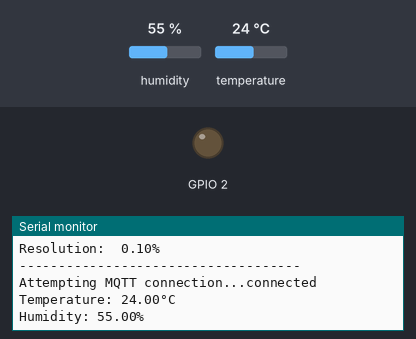
Simulated run of this program. Board: ESP8266 (NodeMCU). Shown: output pins drawn as LEDs (lit = HIGH), the last lines printed to the serial monitor. The test bench sets the inputs (shaded band); at power-on: humidity 55 %, temperature 24 °C. WiFi joins after 1.5 s; servers stay silent unless stated; random numbers use the default seed unless the program sets one; no MQTT or app messages arrive unless stated; not simulated (calls return 0 or success): credentials.h.

Above: at 2.7 s.
2.8 s: humidity set to 22 %
7.8 s: temperature set to 12 °C
At 12.1 s:
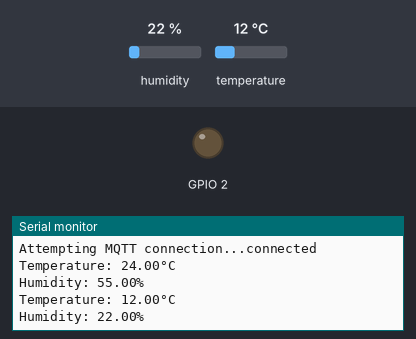
12.8 s: humidity set to 40 %
At 22.3 s:
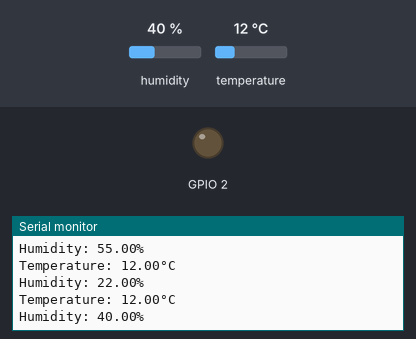

The program:

main.cpp
```cpp
#include <ESP8266WiFi.h>
#include <PubSubClient.h>
#include <Adafruit_Sensor.h>
#include <DHT.h>
#include <DHT_U.h>
#include <Wire.h>
#include <SPI.h>
#include "credentials.h"

#define MQTT_SERVER_IP "192.168.1.100"


//----------------------------------DHT-----------------------------------
#define DHTPIN 2     // Digital pin connected to the DHT sensor
// Feather HUZZAH ESP8266 note: use pins 3, 4, 5, 12, 13 or 14 --
// Pin 15 can work but DHT must be disconnected during program upload.


#define DHTTYPE    DHT22     // DHT 22 (AM2302)
#define TARGET_HUMIDITY 60

DHT_Unified dht(DHTPIN, DHTTYPE);


//-----------------------------End DHT-----------------------------------------
//------------------------------ESP8266------------------------------------------

WiFiClient espClient;

//-----------------------------End ESP8266-----------------------------------------
//-----------------------------MQTT------------------------------------------------

//const char* mqtt_server = MQTT_SERVER_IP;
const uint16_t mqtt_port = 1883;
PubSubClient client(espClient);
char msg[50];
const char* temp_topic = "TempTopic";
const char* hum_topic = "HumTopic";
const char* debug_topic = "DebugTopic";
ulong measurment_delay_s = 10;

//-----------------------------End MQTT-----------------------------------------------

void callback(char* topic, byte* payload, unsigned int length) {
}
void setup_wifi() {

  delay(10);
  // We start by connecting to a WiFi network
  Serial.println();
  Serial.print("Connecting to ");
  Serial.println(ssid);

  WiFi.begin(ssid, password);

  while (WiFi.status() != WL_CONNECTED) {
    delay(500);
    Serial.print(".");
  }

  randomSeed(micros());

  Serial.println("");
  Serial.println("WiFi connected");
  Serial.println("IP address: ");
  Serial.println(WiFi.localIP());
}
void setup_dht() {
  dht.begin();
  Serial.println(F("DHTxx Unified Sensor Example"));
  // Print temperature sensor details.
  sensor_t sensor;
  dht.temperature().getSensor(&sensor);
  Serial.println(F("------------------------------------"));
  Serial.println(F("Temperature Sensor"));
  Serial.print  (F("Sensor Type: ")); Serial.println(sensor.name);
  Serial.print  (F("Driver Ver:  ")); Serial.println(sensor.version);
  Serial.print  (F("Unique ID:   ")); Serial.println(sensor.sensor_id);
  Serial.print  (F("Max Value:   ")); Serial.print(sensor.max_value); Serial.println(F("°C"));
  Serial.print  (F("Min Value:   ")); Serial.print(sensor.min_value); Serial.println(F("°C"));
  Serial.print  (F("Resolution:  ")); Serial.print(sensor.resolution); Serial.println(F("°C"));
  Serial.println(F("------------------------------------"));
  // Print humidity sensor details.
  dht.humidity().getSensor(&sensor);
  Serial.println(F("Humidity Sensor"));
  Serial.print  (F("Sensor Type: ")); Serial.println(sensor.name);
  Serial.print  (F("Driver Ver:  ")); Serial.println(sensor.version);
  Serial.print  (F("Unique ID:   ")); Serial.println(sensor.sensor_id);
  Serial.print  (F("Max Value:   ")); Serial.print(sensor.max_value); Serial.println(F("%"));
  Serial.print  (F("Min Value:   ")); Serial.print(sensor.min_value); Serial.println(F("%"));
  Serial.print  (F("Resolution:  ")); Serial.print(sensor.resolution); Serial.println(F("%"));
  Serial.println(F("------------------------------------"));


}
void setup_mqtt(){
  client.setServer(MQTT_SERVER_IP,mqtt_port);
  client.setCallback(callback);
}


void reconnect() {
  // Loop until we're reconnected
  while (!client.connected()) {
    Serial.print("Attempting MQTT connection...");
    // Create a random client ID
    String clientId = "ESP8266Client-";
    clientId += String(random(0xffff), HEX);
    // Attempt to connect
    if (client.connect(clientId.c_str())) {
      Serial.println("connected");
      // Once connected, publish an announcement...
      client.publish(debug_topic, "Sensor_Temp_Hum_ESP8266_MQTT");
      // ... and resubscribe
      client.subscribe("inTopic");
    } else {
      Serial.print("failed, rc=");
      Serial.print(client.state());
      Serial.println(" try again in 5 seconds");
      // Wait 5 seconds before retrying
      delay(5000);
    }
  }
}

void setup() {
  pinMode(LED_BUILTIN, OUTPUT);     // Initialize the BUILTIN_LED pin as an output
  Serial.begin(115200);
  setup_wifi();
  setup_dht();
  setup_mqtt();
}

void loop() {
  if (!client.connected()) {
    reconnect();
  }
  client.loop();

  sensors_event_t event;
  dht.temperature().getEvent(&event);
  if (isnan(event.temperature)) {
    Serial.println(F("Error reading temperature!"));
    snprintf (msg, 50, "Error reading temperature!");
    client.publish(debug_topic,msg);
  }
  else {
    Serial.print(F("Temperature: "));
    Serial.print(event.temperature);
    Serial.println(F("°C"));
    snprintf (msg, 50, "%.2f", event.temperature);
    client.publish(temp_topic,msg);

  }

  // Get humidity event and print its value.
  dht.humidity().getEvent(&event);
  if (isnan(event.relative_humidity)) {
    Serial.println(F("Error reading humidity!"));
    snprintf (msg, 50, "Error reading humidity!");
    client.publish(debug_topic,msg);
  }
  else {
    Serial.print(F("Humidity: "));
    Serial.print(event.relative_humidity);
    Serial.println(F("%"));
    snprintf (msg, 50, "%.2f", event.relative_humidity);
    client.publish(hum_topic,msg);

    if (event.relative_humidity>TARGET_HUMIDITY)
    {
      digitalWrite(LED_BUILTIN, HIGH);
    }
    else
    {
      digitalWrite(LED_BUILTIN, LOW);
    }
  }
  delay(measurment_delay_s*1000);
}
```

Measured:
- after the input at 7.8 s, the serial monitor: prints a new line after 3.8 s (image 1)
- after the input at 12.8 s, the serial monitor: prints a new line after 8.8 s (image 2)
